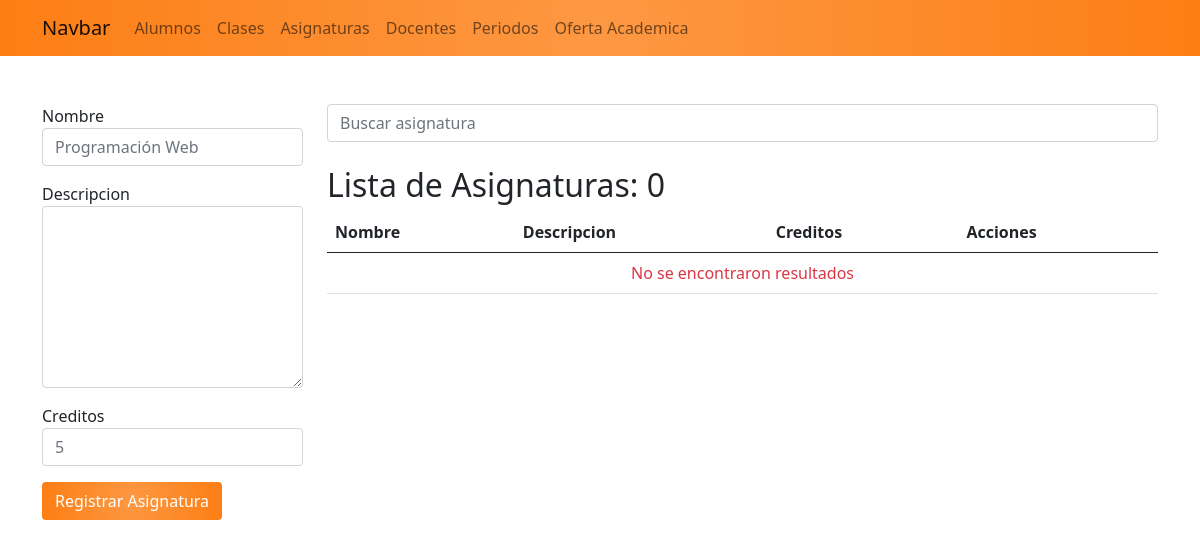
Before: /asignaturas/ with the older database file.
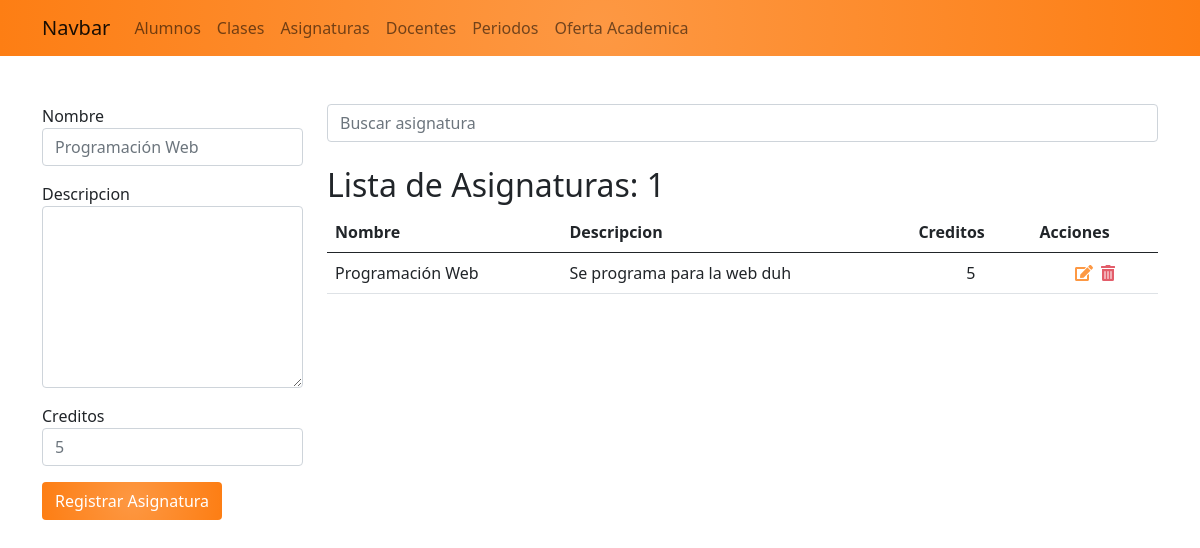
After: the same page with the newer database file.
### app_academico/models.py (models this page shows, shortened)
class Asignatura(models.Model):
    nombre = models.CharField(max_length=30)
    descripcion = models.TextField(null=True, blank=True)
    creditos = models.IntegerField(null=True, blank=True)

### app_academico/views.py (the view, shortened to what this page needs)
# urls.py: path('asignaturas/', views.asignaturas, name="asignaturas"),
def asignaturas(request):
    q = request.GET.get('q')
    if q:
        data = Asignatura.objects.filter(nombre__contains=q).order_by('nombre')
    else:
        data = Asignatura.objects.all().order_by('nombre')
    ctx = {
        'asignaturas': data,
        'q': q
    }
    return render(request, 'academico/asignaturas.html', ctx)

### app_academico/templates/academico/asignaturas.html (shortened to what this page needs)
{% extends "base.html" %}
{% block container %}
    <div class="row">
        <div class="col-3">
        {% if c %}
            <form action="{% url 'editar_asignatura' c.id %}" method="POST">
        {% else %}
            <form action="{% url 'asignaturas' %}" method="POST">
        {% endif %}
                <div class="mb-3">
                    <label for="nombre">Nombre</label>
                    <input type="text" value="{{ c.nombre }}" name="nombre" id="nombre" class="form-control" placeholder="Programación Web" required autofocus>
                </div>
                <div class="mb-3">
                    <label for="descripcion">Descripcion</label>
                    <textarea name="descripcion" id="descripcion" class="form-control" required rows="7" style="width:100%" required>{{ c.descripcion }}</textarea>
                </div>
                <div class="mb-3">
                    <label for="creditos">Creditos</label>
                    <input type="number" value="{{ c.creditos }}" name="creditos" id="creditos" class="form-control" placeholder="5" min="1" required>
                </div>
                <div class="mb-3">
                {% if c %}
                    <input onclick="if (!confirm('¿Desea actualizar {{c.asignatura}} ?')) return false;"  type ="submit" class="btn text-white orange" value="Actualizar Asignatura">
                {% else %}
                    <input type ="submit" class="btn text-white orange" value="Registrar Asignatura">
                {% endif %}
                </div>
            </form>
        </div>
        <div class="col-9">
            <form action="" method="get">
                <input type="search" name="q" value="{{ q|default_if_none:'' }}" class="form-control" placeholder="Buscar asignatura">
            </form>
            <h2 class="mt-4">Lista de Asignaturas: {{ asignaturas.count }}</h2>
            <table class="table table-hover">
                <thead>
                    <tr>
                        <th>Nombre</th>
                        <th>Descripcion</th>
                        <th>Creditos</th>
                        <th>Acciones</th>
                    </tr>
                </thead>
                <tbody>
                    {% for c in asignaturas %}
                    <tr>
                        <td>{{ c.nombre }}</td>
                        <td>{{ c.descripcion }}</td>
                        <td class="text-center">{{ c.creditos }}</td>
                        <td class="text-center">
                            <a href="{% url 'editar_asignatura' c.id %}" class="edit"><span class="fas fa-edit"></span></a>&nbsp
                            <a onclick="if (!confirm('Eliminar Asignatura')) return false;" href="{% url 'eliminar_asignatura' c.id  %}"  class="delete"><span class="fas fa-trash-alt"></span></a>
                        </td>
                    </tr>
                    {% empty %}
                    <tr>
                        <td colspan="4" class="text-danger text-center">No se encontraron resultados</td>
                    </tr>
                    {% endfor %}
                </tbody>
            </table>
        </div>
    </div>
{% endblock %}

Changed rows visible on the page:
added Asignatura: nombre "Programación Web", descripcion "Se programa para la web duh", creditos "5"
Other visible differences:
{{ asignaturas.count }}: "0" → "1"
text no longer shown: "No se encontraron resultados"
